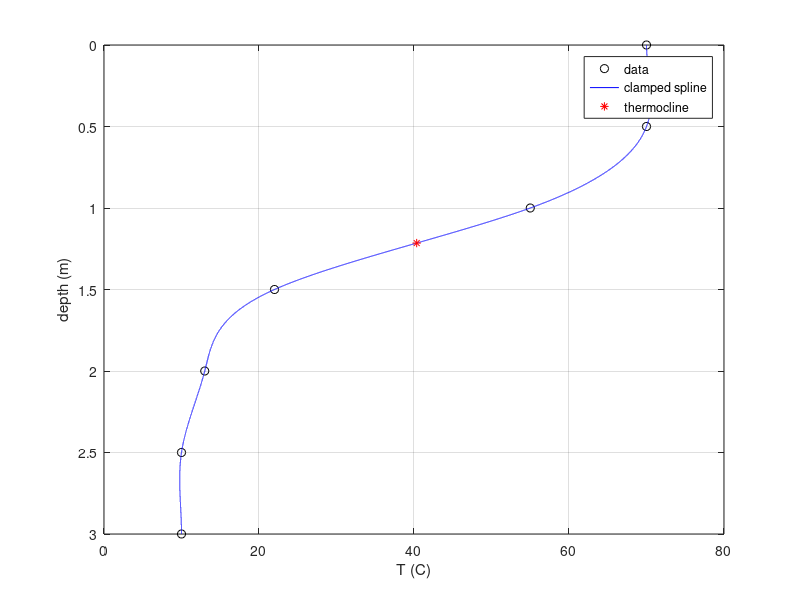

Source code (MATLAB):
% TOPIC: interpolation
% TITLE: Thermocline depth from a clamped spline (zero end slopes) and the heat flux by Fourier's law
% SOURCE: Chapra Prob. 18.2; CE206 slides 05 page 6 (thermocline assignment)
% KEYWORDS: thermocline, clamped spline, zero end derivatives, inflection point, second derivative, temperature depth, heat flux, fourier's law, lake, reactor
% PROBLEM:
% A reactor is thermally stratified: depth (m) = 0 0.5 1 1.5 2 2.5 3, temperature (C) = 70 70 55 22 13 10 10.
% Use a clamped cubic spline fit with zero end derivatives to determine the thermocline depth (the
% inflection point d2T/dz2 = 0 where the gradient is steepest). If k = 0.01 cal/(s cm C), compute the
% flux across this interface with Fourier's law J = -k dT/dz.
% CHECK: abs(zt - 1.2151) < 1e-3 && abs(dTdz - (-73.0589)) < 0.01
% CODE:
z = [0 0.5 1 1.5 2 2.5 3];
T = [70 70 55 22 13 10 10];
pp = spline(z, [0 T 0]);                       % clamped: dT/dz = 0 at both ends
zz = linspace(0, 3, 30001);
Tz = ppval(pp, zz);
dT = gradient(Tz, zz);                         % slope of the spline
[~, i] = min(dT);                              % steepest (most negative) gradient = inflection point
zt = zz(i);
% refine: the exact derivative of the spline pieces
coefs = pp.coefs;
dpp = mkpp(pp.breaks, [3*coefs(:,1) 2*coefs(:,2) coefs(:,3)]);
d2pp = mkpp(pp.breaks, [6*coefs(:,1) 2*coefs(:,2)]);
zt = fzero(@(s) ppval(d2pp, s), [zt - 0.05 zt + 0.05]);
dTdz = ppval(dpp, zt);                         % C/m
k = 0.01;                                      % cal/(s cm C)
J = -k*dTdz/100;                               % convert C/m -> C/cm
fprintf('Thermocline depth = %.4f m, dT/dz = %.4f C/m\n', zt, dTdz);
fprintf('Heat flux J = -k dT/dz = %.6f cal/(s cm^2)\n', J);
figure; plot(T, z, 'ko', ppval(pp, zz), zz, 'b-', ppval(pp, zt), zt, 'r*'); set(gca, 'YDir', 'reverse');
grid on; xlabel('T (C)'); ylabel('depth (m)'); legend('data', 'clamped spline', 'thermocline');
